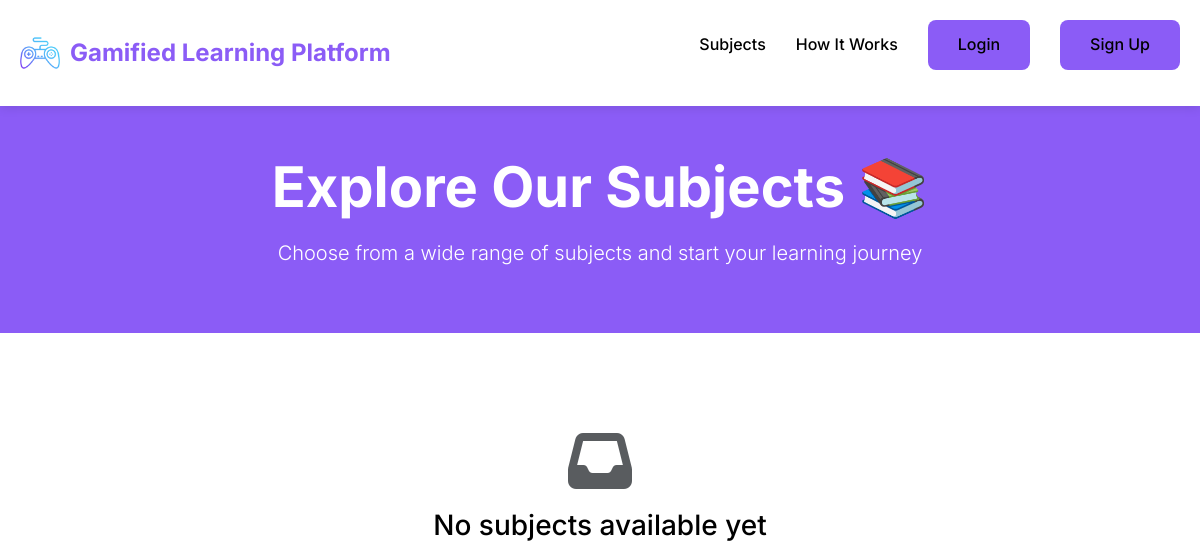
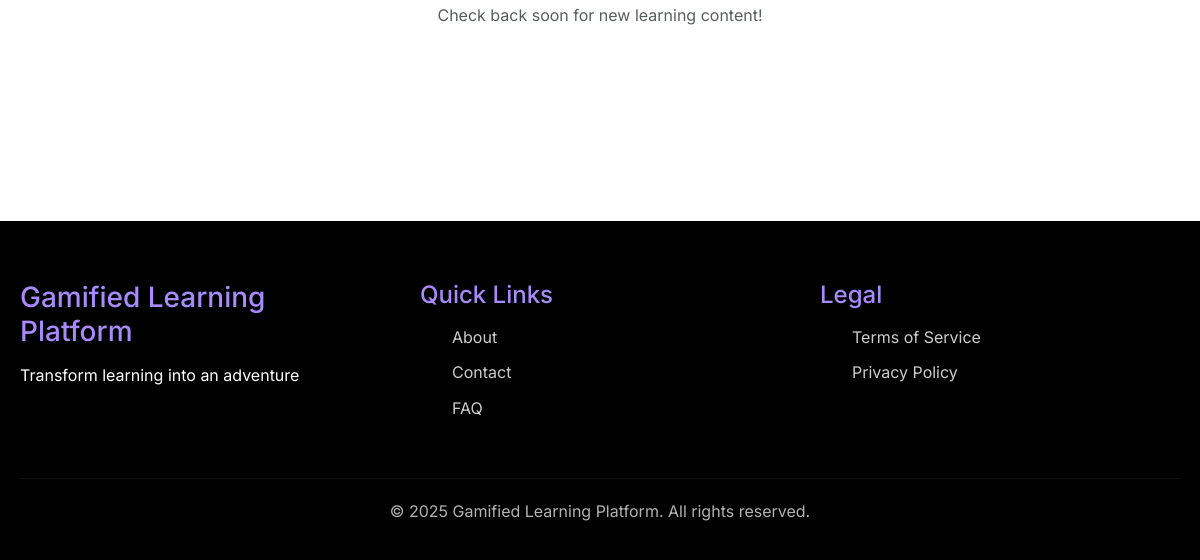
Page /pages/subjects.php on the earlier database version (2 pictures, top to bottom).
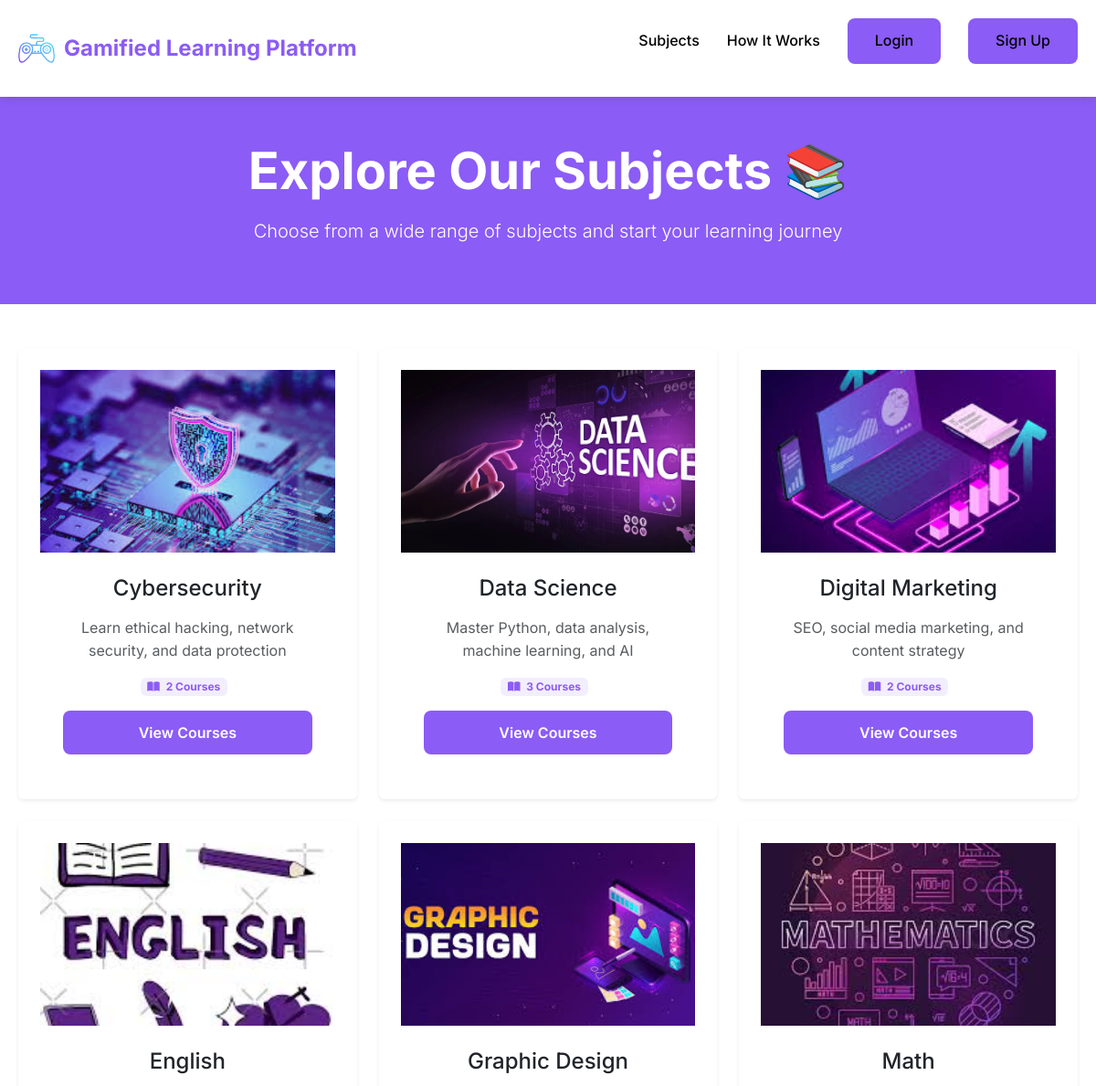
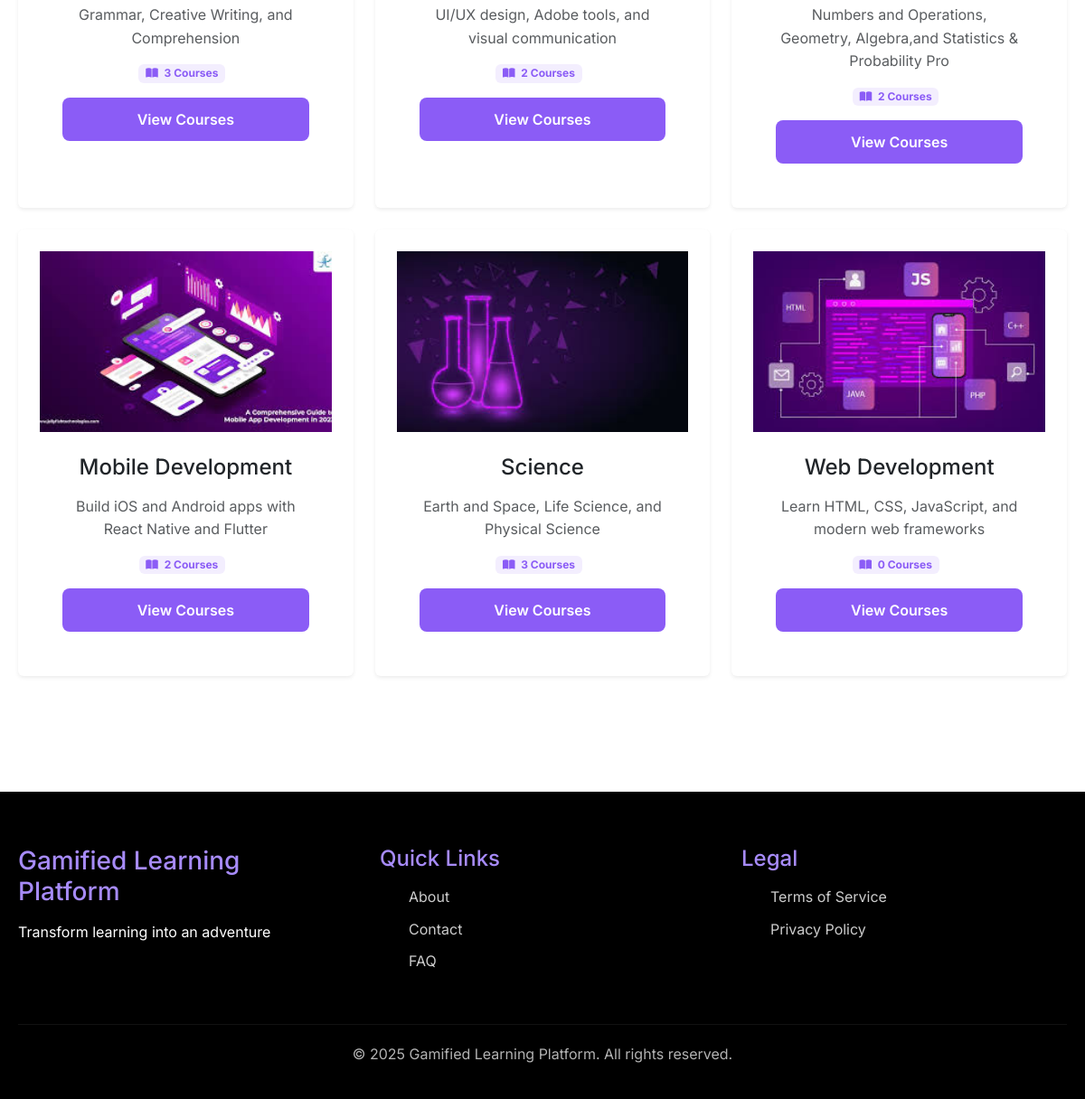
Same page on the later database version (2 pictures, top to bottom).
### tables this page shows
CREATE TABLE subjects (
    subject_id INT PRIMARY KEY AUTO_INCREMENT,
    subject_name VARCHAR(100) NOT NULL,
    description TEXT,
    icon VARCHAR(255),
    is_active BOOLEAN DEFAULT TRUE,
    created_at TIMESTAMP DEFAULT CURRENT_TIMESTAMP
);

### includes/session.php (called while the page is built, shortened)
<?php
function is_logged_in() {
    return isset($_SESSION['user_id']);
}
?>

### pages/subjects.php (the view, shortened to what this page needs)
<?php
require_once '../includes/header.php';
require_once '../includes/navbar.php';
$stmt = $conn->query("
    SELECT s.*, COUNT(c.course_id) as course_count
    FROM subjects s
    LEFT JOIN courses c ON s.subject_id = c.subject_id AND c.is_published = 1
    WHERE s.is_active = 1
    GROUP BY s.subject_id
    ORDER BY s.subject_name ASC
");
$subjects = $stmt->fetchAll();
?>
<section class="bg-purple text-white py-5">
    <div class="container text-center">
        <h1 class="display-4 fw-bold mb-3">Explore Our Subjects 📚</h1>
        <p class="lead">Choose from a wide range of subjects and start your learning journey</p>
    </div>
</section>
<section class="py-5">
    <div class="container">
        <?php if (empty($subjects)): ?>
            <div class="text-center py-5">
                <i class="fas fa-inbox fa-4x text-muted mb-3"></i>
                <h3>No subjects available yet</h3>
                <p class="text-muted">Check back soon for new learning content!</p>
            </div>
        <?php else: ?>
            <div class="row g-4">
                <?php foreach ($subjects as $subject): ?>
                    <div class="col-md-4">
                        <div class="card h-100 border-0 shadow-sm hover-lift">
                            <div class="card-body text-center p-4">
                                <div class="course-thumbnail">
                                    <?php if (!empty($subject['icon'])): ?>
                                        <img src="<?php echo UPLOAD_URL; ?>icons/<?php echo $subject['icon']; ?>"
                                            class="mb-3" alt="<?php echo htmlspecialchars($subject['subject_name']); ?>">
                                    <?php else: ?>
                                        <div class="subject-icon-placeholder mb-3">
                                            <i class="fas fa-book fa-4x text-purple"></i>
                                        </div>
                                    <?php endif; ?>
                                </div>
                                <div class="course-content">
                                    <h4 class="mb-3"><?php echo htmlspecialchars($subject['subject_name']); ?></h4>
                                    <p class="text-muted mb-3"><?php echo htmlspecialchars($subject['description']); ?></p>
                                    <div class="d-flex justify-content-center align-items-center mb-3">
                                        <span class="badge bg-purple-light text-purple me-2">
                                            <i class="fas fa-book-open me-1"></i>
                                            <?php echo $subject['course_count']; ?> Courses
                                        </span>
                                    </div>
                                    <a href="/pages/courses.php?subject_id=<?php echo $subject['subject_id']; ?>"
                                        class="btn btn-primary w-100">View Courses</a>
                                </div>
                            </div>
                        </div>
                    </div>
                <?php endforeach; ?>
            </div>
        <?php endif; ?>
    </div>
</section>
<?php require_once '../includes/footer.php'; ?>

### includes/header.php (shortened to what this page needs)
<?php
require_once INCLUDES_PATH . 'session.php';
?>
<!DOCTYPE html>
<html lang="en">
<head>
    <link href="https://cdn.jsdelivr.net/npm/bootstrap@5.3.2/dist/css/bootstrap.min.css" rel="stylesheet">
    <link rel="stylesheet" href="<?php echo ASSETS_URL; ?>css/colors.css">
    <link rel="stylesheet" href="<?php echo ASSETS_URL; ?>css/style.css">
    <link rel="stylesheet" href="<?php echo ASSETS_URL; ?>css/custom.css">
    <link rel="stylesheet" href="https://cdnjs.cloudflare.com/ajax/libs/font-awesome/6.5.1/css/all.min.css">
</head>
<body>

### includes/navbar.php
<nav class="navbar">
    <div class="container">
        <div class="nav-brand">
            <a href="/">
                <img src="<?php echo ASSETS_URL; ?>images/logo.png" alt="<?php echo SITE_NAME; ?>">
                <span><?php echo SITE_NAME; ?></span>
            </a>
        </div>
        <ul class="nav-menu">
            <?php if(is_logged_in()): ?>
                <li><a href="/dashboard/">Dashboard</a></li>
                <li><a href="/dashboard/my-courses.php">My Courses</a></li>
                <li><a href="/dashboard/leaderboard.php">Leaderboard</a></li>
                <li class="user-menu">
                    <span><?php echo get_username(); ?></span>
                    <ul class="dropdown">
                        <li><a href="/dashboard/profile.php">Profile</a></li>
                        <li><a href="/dashboard/settings.php">Settings</a></li>
                        <?php if(is_admin()): ?>
                            <li><a href="/admin/">Admin Panel</a></li>
                        <?php endif; ?>
                        <li><a href="/auth/logout.php">Logout</a></li>
                    </ul>
                </li>
            <?php else: ?>
                <li><a href="/pages/subjects.php">Subjects</a></li>
                <li><a href="/pages/how-it-works.php">How It Works</a></li>
                <li><a href="/auth/login.php" class="btn-primary">Login</a></li>
                <li><a href="/auth/register.php" class="btn-primary">Sign Up</a></li>
            <?php endif; ?>
        </ul>
    </div>
</nav>

### includes/footer.php (shortened to what this page needs)
    <footer class="footer">
        <div class="container">
            <div class="footer-content">
                <div class="footer-section">
                    <h3><?php echo SITE_NAME; ?></h3>
                    <p>Transform learning into an adventure</p>
                </div>
                <div class="footer-section">
                    <h4>Quick Links</h4>
                    <ul>
                        <li><a href="/pages/about.php">About</a></li>
                        <li><a href="/pages/contact.php">Contact</a></li>
                        <li><a href="/pages/faq.php">FAQ</a></li>
                    </ul>
                </div>
                <div class="footer-section">
                    <h4>Legal</h4>
                    <ul>
                        <li><a href="/pages/terms.php">Terms of Service</a></li>
                        <li><a href="/pages/privacy.php">Privacy Policy</a></li>
                    </ul>
                </div>
            </div>
            <div class="footer-bottom">
                <p>&copy; <?php echo date('Y'); ?> <?php echo SITE_NAME; ?>. All rights reserved.</p>
            </div>
        </div>
    </footer>
</body>
</html>

### assets/css/colors.css (style rules this page uses)
:root { --purple-primary: #8B5CF6; --purple-dark: #7C3AED; --purple-light: #A78BFA; --black: #000000; --black-light: #1F1F1F; --white: #FFFFFF; --gray: #6B7280; --gray-light: #F3F4F6; --success: #10B981; --warning: #F59E0B; --danger: #EF4444; }
body { background: var(--white); color: var(--black); font-family: 'Inter', sans-serif; }
.btn-primary { background: var(--purple-primary); color: var(--white); padding: 12px 24px; border-radius: 8px; border: none; cursor: pointer; transition: 0.3s; }

### assets/css/style.css (style rules this page uses)
* { margin: 0; padding: 0; box-sizing: border-box; }
body { font-family: 'Inter', 'Segoe UI', Tahoma, Geneva, Verdana, sans-serif; background: var(--white); color: var(--black); line-height: 1.6; }
img { max-width: 100%; height: auto; display: block; }
a { text-decoration: none; color: inherit; }
ul { list-style: none; }
.container { max-width: 1200px; margin: 0 auto; padding: 0 20px; }
.text-center { text-align: center; }
.btn-primary { background: var(--purple-primary); color: var(--white); padding: 12px 30px; border-radius: 8px; border: none; cursor: pointer; font-size: 16px; font-weight: 600; transition: all 0.3s ease; display: inline-block; }
.navbar { background: var(--white); padding: 20px 0; box-shadow: 0 2px 10px rgba(0, 0, 0, 0.1); position: sticky; top: 0; z-index: 1000; }
.navbar .container { display: flex; justify-content: space-between; align-items: center; }
.nav-brand a { display: flex; align-items: center; gap: 10px; font-size: 24px; font-weight: bold; color: var(--purple-primary); }
.nav-brand img { width: 40px; height: 40px; }
.nav-menu { display: flex; gap: 30px; align-items: center; }
.nav-menu a { color: var(--black); font-weight: 500; transition: color 0.3s; }
section { padding: 80px 0; }
.course-thumbnail { position: relative; height: 200px; overflow: hidden; }
.course-thumbnail img { width: 100%; height: 100%; object-fit: cover; }
.course-content { padding: 25px; }
.footer { background: var(--black); color: var(--white); padding: 60px 0 20px; margin-top: 80px; }
.footer-content { display: grid; grid-template-columns: repeat(3, 1fr); gap: 40px; margin-bottom: 40px; }
.footer-section h3, .footer-section h4 { margin-bottom: 15px; color: var(--purple-light); }
.footer-section ul li { margin-bottom: 10px; }
.footer-section a { color: var(--white); opacity: 0.8; transition: opacity 0.3s; }
.footer-bottom { text-align: center; padding-top: 20px; border-top: 1px solid rgba(255, 255, 255, 0.1); opacity: 0.7; }

### assets/css/custom.css (style rules this page uses)
:root { --bs-primary: #8B5CF6; --bs-primary-rgb: 139, 92, 246; }
body { font-family: 'Inter', sans-serif; }
.btn-primary { background: #8B5CF6; border-color: #8B5CF6; }
.text-purple { color: #8B5CF6 !important; }
.bg-purple { background-color: #8B5CF6 !important; }
.hover-lift { transition: transform 0.3s ease, box-shadow 0.3s ease; }
.bg-purple-light { background-color: rgba(139, 92, 246, 0.1); }
.text-purple { color: #8B5CF6; }
.bg-purple { background-color: #8B5CF6; }

Differences in the rows shown:
added subjects: icon (picture), subject_name "Cybersecurity", description "Learn ethical hacking, network security, and data protection", course_count "2"
added subjects: icon (picture), subject_name "Data Science", description "Master Python, data analysis, machine learning, and AI", course_count "3"
added subjects: icon (picture), subject_name "Digital Marketing", description "SEO, social media marketing, and content strategy", course_count "2"
added subjects: icon (picture), subject_name "English", description "Grammar, Creative Writing, and Comprehension", course_count "3"
added subjects: icon (picture), subject_name "Graphic Design", description "UI/UX design, Adobe tools, and visual communication", course_count "2"
added subjects: icon (picture), subject_name "Math", description "Numbers and Operations, Geometry, Algebra,and Statistics & Probability Pro", course_count "2"
added subjects: icon (picture), subject_name "Mobile Development", description "Build iOS and Android apps with React Native and Flutter", course_count "2"
added subjects: icon (picture), subject_name "Science", description "Earth and Space, Life Science, and Physical Science", course_count "3"
added subjects: icon (picture), subject_name "Web Development", description "Learn HTML, CSS, JavaScript, and modern web frameworks", course_count "0"
Other differences:
text no longer shown: "No subjects available yet Check back soon for new learning content!"
